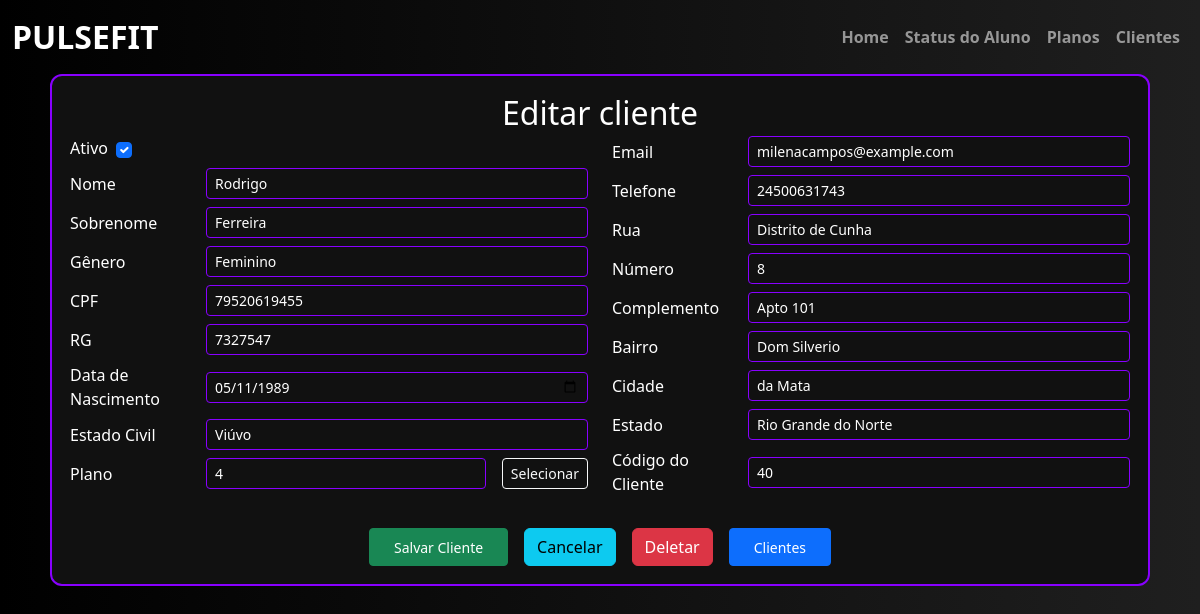
Page /editar-cliente/40 on the committed database.
### academia/models.py (models this page shows)
class Cliente(db.Model):
    __tablename__ = "cliente"
    id = db.Column(db.Integer, primary_key=True)
    ativo = db.Column(db.Boolean, default=True, nullable=False)
    dtcadastro = db.Column(db.DateTime, default=datetime.utcnow, nullable=False)
    nome = db.Column(db.String(20), nullable=False)
    sobrenome = db.Column(db.String(50), nullable=False)
    genero = db.Column(db.String(1), nullable=False)
    cpf = db.Column(db.BigInteger, nullable=False, unique=True)
    rg = db.Column(db.BigInteger, nullable=False, unique=True)
    dt_nascimento = db.Column(db.DateTime, nullable=False)
    estado_civil = db.Column(db.String(20), nullable=False)
    email = db.Column(db.String(100), nullable=False, unique=True)
    telefone = db.Column(db.BigInteger, nullable=False)
    rua = db.Column(db.String(100), nullable=False)
    numero = db.Column(db.Integer)
    complemento = db.Column(db.String(100))
    bairro = db.Column(db.String(50), nullable=False)
    cidade = db.Column(db.String(50), nullable=False)
    estado = db.Column(db.String(50), nullable=False)
    plano = db.Column(db.Integer, db.ForeignKey("plano.id",   name="fk_cliente_plano"))

### academia/routes.py (the view, shortened to what this page needs)
@app.route("/editar-cliente/<int:cliente_id>", methods=['GET', 'POST'])
def editar_cliente(cliente_id):
    cliente = Cliente.query.get_or_404(cliente_id)
    form_cliente = CadastroCliente(obj=cliente)
    with db.session.no_autoflush:
       planos = Plano.query.filter_by(ativo=True).all()
       clientes = Cliente.query.all()
    return render_template("cadastro_cliente.html", form_cliente=form_cliente, planos=planos, clientes=clientes, cliente_atual=cliente)

### academia/templates/cadastro_cliente.html (shortened to what this page needs)
{% extends 'base.html' %}
{% block conteudo %}
<body style="background: linear-gradient(to right, #000000, #1f1f1f); font-family: 'Segoe UI', sans-serif; color: white;">
    <div class="container-fluid d-flex justify-content-center align-items-center">
        <form method="POST" class="form-register w-100"
              style="max-width: 1100px; border: 2px solid #8800ff; border-radius: 12px; background-color: #111; padding: 18px;">
            <div class="row">
                <div class="col text-center">
                    {% if cliente_atual %}
                        <h1 class="text-white mb-1" style="font-size: 2rem;">Editar cliente</h1>
                    {% else %}
                        <h1 class="text-white mb-1" style="font-size: 2rem;">Cadastro de cliente</h1>
                    {% endif %}
                </div>
            </div>
            <div class="row">
                <div class="col-lg-6 col-md-12">
                    <div class="mb-2 d-flex align-items-center gap-2">
                        {{ form_cliente.ativo.label(class="form-label text-white mb-0") }}
                        {{ form_cliente.ativo(class="form-check-input") }}
                    </div>
                    {% for field in [form_cliente.nome, form_cliente.sobrenome, form_cliente.genero, form_cliente.cpf, form_cliente.rg, form_cliente.dt_nascimento, form_cliente.estado_civil] %}
                    <div class="mb-2 d-flex align-items-center gap-3">
                        {{ field.label(class="form-label text-white mb-0", style="min-width: 120px;") }}
                        {{ field(class="form-control form-control-sm text-white", style="flex-grow: 1; background-color: #111; border: 1px solid #8800ff;") }}
                    </div>
                    {% endfor %}
                    <div class="mb-2 d-flex align-items-center gap-3">
                        {{ form_cliente.plano.label(class="form-label text-white mb-0", style="min-width: 120px;") }}
                        {{ form_cliente.plano(class="form-control form-control-sm text-white", style="flex-grow: 1; background-color: #111; border: 1px solid #8800ff;", readonly=True) }}
                        <button type="button" name="selecionar_plano" data-bs-toggle="modal" data-bs-target="#ModalPlanos"  class="btn btn-outline-light btn-sm">Selecionar</button>
                    </div>
                </div>
                <div class="col-lg-6 col-md-12">
                    {% for field in [form_cliente.email, form_cliente.telefone, form_cliente.rua, form_cliente.numero, form_cliente.complemento, form_cliente.bairro, form_cliente.cidade, form_cliente.estado] %}
                    <div class="mb-2 d-flex align-items-center gap-3">
                        {{ field.label(class="form-label text-white mb-0", style="min-width: 120px;") }}
                        {{ field(class="form-control form-control-sm text-white", style="flex-grow: 1; background-color: #111; border: 1px solid #8800ff;") }}
                    </div>
                    {% endfor %}
                    <div class="mb-2 d-flex align-items-center gap-3">
                        {{ form_cliente.id.label(class="form-label text-white mb-0", style="min-width: 120px;") }}
                        {{ form_cliente.id(class="form-control form-control-sm text-white", style="flex-grow: 1; background-color: #111; border: 1px solid #8800ff;", readonly=True) }}
                    </div>
                </div>
            </div>
            <div class="row mt-4">
                <div class="col text-center">
                    <div class="d-flex justify-content-center gap-3">
                        {{ form_cliente.submit(class="btn btn-success btn-sm px-4") }}
                        <a type="button" href="{{ url_for('page_registro_cliente') }}" class="btn btn-info">Cancelar</a>
                        {% if cliente_atual %}
                            <button class="btn btn-danger" name="deletar_plano">Deletar</button>
                        {% endif %}
                        <button type="button" nome="selecionar_cliente" data-bs-toggle="modal" data-bs-target="#ModalCliente" class="btn btn-primary btn-sm px-4">Clientes</button>
                    </div>
                </div>
            </div>
        </form>
    </div>
</body>
{% endblock %}

### rows in the picture
Cliente: nome "Rodrigo" "Ferreira" "Feminino" "79520619455" "7327547" "05/11/1989" "Viúvo", email "milenacampos@example.com" "24500631743" "Distrito de Cunha" "8" "Apto 101" "Dom Silverio" "da Mata" "Rio Grande do Norte"
